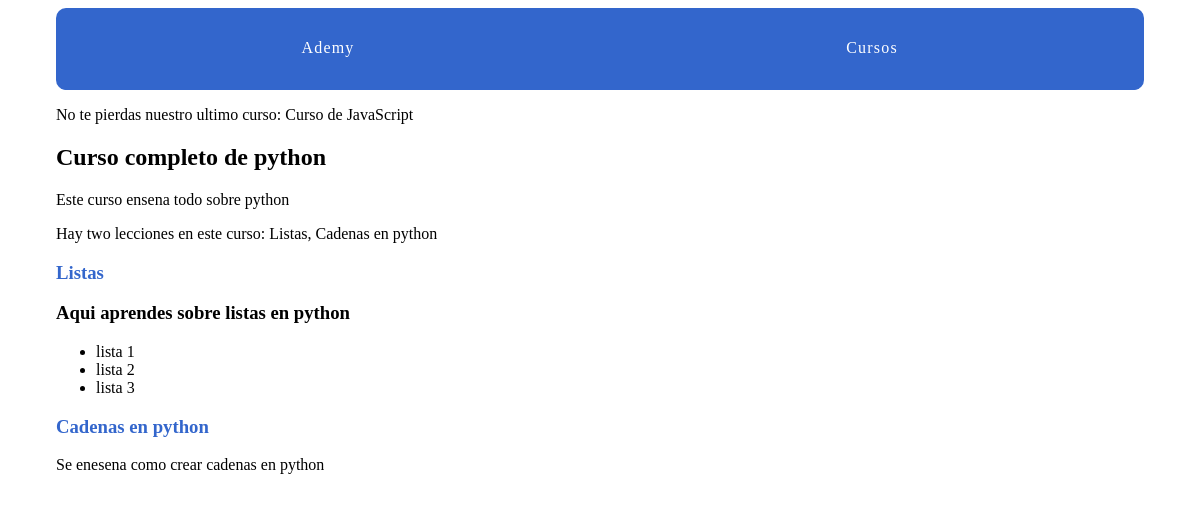
/courses/2/, run on the app's committed database.
### courses/models.py (models this page shows)
class Course( models.Model ):
    created_at = models.DateTimeField( auto_now_add = True )
    title = models.CharField( max_length = 255 )
    description = models.TextField()
    def __str__( self ):
        return self.title

class Lesson(models.Model):
    title = models.CharField(max_length=255)
    description = models.TextField()
    content = models.TextField(blank=True, default="")
    order = models.IntegerField(default=0)
    course = models.ForeignKey(Course, on_delete=models.CASCADE)
    class Meta:
        ordering = ['order',]
    def __str__(self):
        return self.title

### courses/views.py (the view)
# urls.py: path("<int:pk>/", views.course_detail, name="detail"),
def course_detail(request, pk):
    course = get_object_or_404(Course, pk=pk)
    return render( request, 'courses/course_details.html', {'course': course} )

### courses/templatetags/course_extras.py (called while the page is built)
@register.simple_tag()
def last_course():
    return Course.objects.latest("created_at")

@register.filter('markdown_to_html')
def markdown_to_html(markdown_text):
    html_body = markdown2.markdown(markdown_text)
    return mark_safe(html_body)

### courses/templates/courses/course_details.html (shortened to what this page needs)
{% extends 'layout.html' %}
{% load humanize course_extras %}
{% block content %}
    <article>
        <h2> {{ course.title }} </h2>
        {{ course.description }}
        <p> Hay {{ course.lesson_set.count|apnumber }} leccion{{ course.lesson_set.count|pluralize:"es" }} en este curso: {{ course.lesson_set.all|join:", " }} </p>
        <section>
            {% for lesson in course.lesson_set.all %}
                <h3> <a href ="{% url 'courses:lesson_detail' course_pk=lesson.course.pk lesson_pk=lesson.pk %}" >{{ lesson.title }} </a> </h3>
                <p> {{ lesson.description|markdown_to_html }} </p>
            {% endfor %}
        </section>
    </article>
{% endblock content %}

### ademy/templates/layout.html (shortened to what this page needs)
{% load static from staticfiles %}
{% load course_extras %}
<!DOCTYPE html>
<html lang="en">
<head>
</head>
<body>
    <div class = "site-container" >
        <nav>
            <a href = "{% url 'home' %}"> Ademy </a>
            <a href = "{% url 'courses:list' %}"> Cursos </a>
        </nav>
        <p>No te pierdas nuestro ultimo curso: {% last_course %}</p>
        {% block content %}
        {% endblock content %}
    </div>
</body>
</html>

### assets/css/layout.css (style rules this page uses)
html { box-sizing: border-box; }
*, *::after, *::before { box-sizing: inherit; }
.site-container { max-width: 68em; margin-left: auto; margin-right: auto; }
.site-container::after { clear: both; content: ""; display: table; }
.site-container nav { width: 100%; display: table; width: 100%; table-layout: fixed; border-bottom-left-radius: 10px; border-bottom-right-radius: 10px; border-top-left-radius: 10px; border-top-right-radius: 10px; border-bottom-left-radius: 10px; border-top-left-radius: 10px; border-bottom-right-radius: 10px; border-top-right-radius: 10px; background-color: #3366CC; margin-bottom: 1em; overflow: hidden; }
.site-container nav a { display: table-cell; width: 8.33333%; padding: 10px; border-bottom: 2px solid #3366CC; color: #FFFFFF; letter-spacing: 0.075em; line-height: 60px; text-align: center; text-decoration: none; }
article h2 a, article h3 a { color: #3366CC; text-decoration: none; }

### data on the page
Course: title "Curso de JavaScript"
Course: title "Curso completo de python", description "Este curso ensena todo sobre python", lesson_set.count|apnumber "two", lesson_set.all "Listas, Cadenas en python"
Lesson: title "Listas", description "Aqui aprendes sobre listas en python lista 1 lista 2 lista 3"
Lesson: title "Cadenas en python", description "Se enesena como crear cadenas en python"
